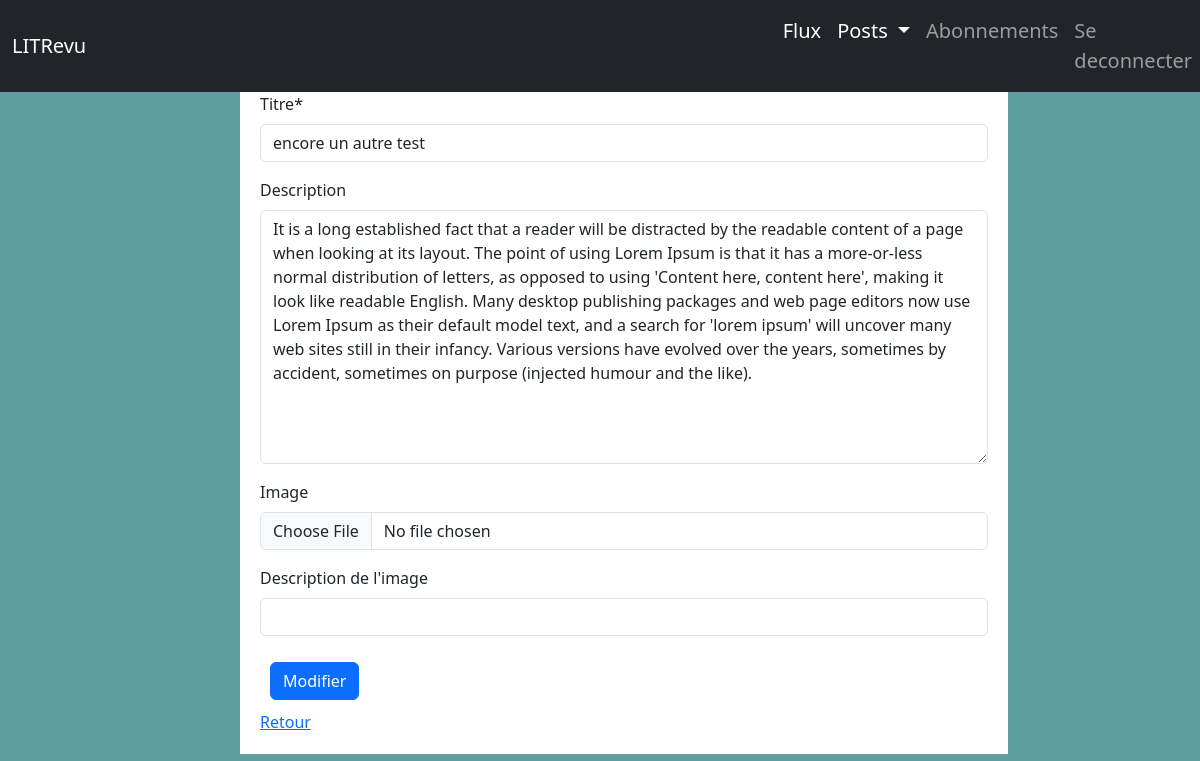
Page /tickets/38/edit (signed in) on the committed database.
### blog/models.py (models this page shows, shortened)
class Ticket(models.Model):
    image = models.ForeignKey(Photo,
                              null=True,
                              on_delete=models.SET_NULL,
                              blank=True)
    title = models.CharField(max_length=128)
    description = models.TextField(max_length=2048, blank=True)
    user = models.ForeignKey(settings.AUTH_USER_MODEL,
                             on_delete=models.CASCADE
                             )
    time_created = models.DateTimeField(auto_now_add=True)

### blog/views.py (the view)
# urls.py: path('tickets/<int:pk>/edit', TicketUpdateView.as_view(), name='edit_ticket'),
class TicketUpdateView(LoginRequiredMixin, UpdateView):
    model = Ticket
    template_name = 'Blog/create_ticket.html'
    form_class = forms.TicketForm
    success_url = reverse_lazy('home')
    def get_context_data(self, **kwargs):
        context = super().get_context_data(**kwargs)
        if 'photo_form' not in context:
            context['photo_form'] = forms.PhotoForm
        context["submit_text"] = 'Modifier'
        return context

### blog/forms.py (shortened to what this page needs)
class TicketForm(forms.ModelForm):
    class Meta:
        model = Ticket
        fields = ['title', 'description']
        labels = {
            'title': 'Titre',
            'description': 'Description',
            'caption': "Description de l'image",
        }

### blog/templates/blog/create_ticket.html (shortened to what this page needs)
{% extends 'base.html' %}
{% load crispy_forms_tags %}
{% block content %}
    {% if submit_text == 'Créer' %}
        <h2>Créer un ticket</h2>
    {% else %}
        <h2>Modifier votre ticket</h2>
    {% endif %}
    <form method="post" enctype="multipart/form-data">
        {{ form|crispy }}
        {{ photo_form|crispy }}
        <button class="btn btn-primary" type="submit">{{submit_text}}</button>
    </form>
    <a href="{% url 'posts' %}">Retour</a>
{% endblock content %}

### static/css/styles.css (style rules this page uses)
* { margin: 0; padding: 0; box-sizing: border-box; }
body { width: 80%; margin-left: 20%; margin-right: 20%; }
.bg-image { background-color: cadetblue; }
button { margin: 10px; }

### rows in the picture
Ticket: title "encore un autre test", description "It is a long established fact that a reader will be distracted by the readable content of a page when looking at its layout. The point of using Lorem Ipsum is that it has a more-or-less normal distribution of letters, as opposed to using 'Content here, content here', making it look like readable English. Many desktop publishing packages and web page editors now use Lorem Ipsum as their default model text, and a search for 'lorem ipsum' will uncover many web sites still in their infancy. Various versions have evolved over the years, sometimes by accident, sometimes on purpose (injected humour and the like)."

### other values in the picture
{{ submit_text }} "Modifier"
